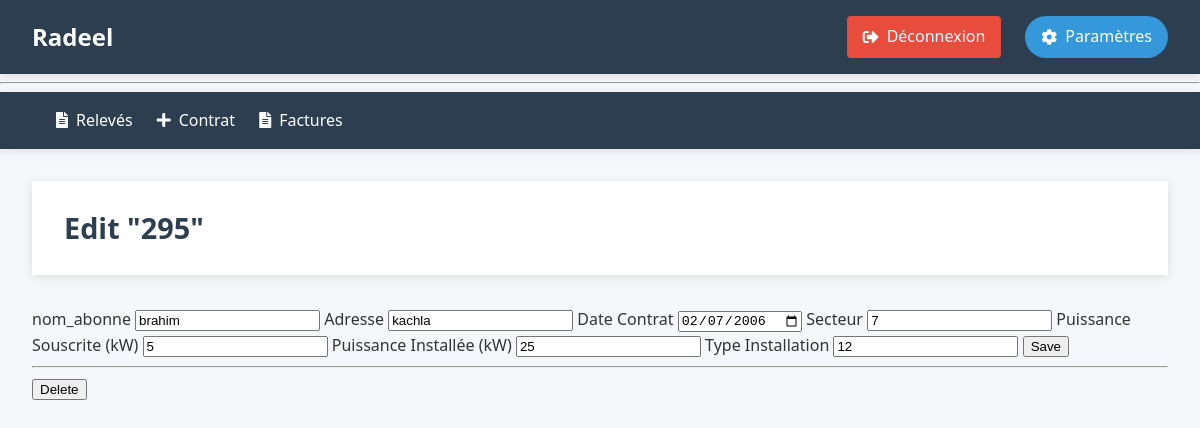
The app's page /contrat/295/modifier (signed in) with its own data.
### tables this page shows
CREATE TABLE contrats (
    Nr_contrat INTEGER PRIMARY KEY ,
    nom_abonne TEXT NOT NULL,
    Adresse TEXT NOT NULL,
    date_contrat DATE NOT NULL DEFAULT CURRENT_DATE,
    Secteur INTEGER NOT NULL,
    Puissance_souscrite INTEGER NOT NULL CHECK(Puissance_souscrite > 0),
    Puissance_installee INTEGER NOT NULL CHECK(Puissance_installee > 0),
    type_installation INTEGER NOT NULL CHECK(type_installation IN (1, 2, 12)),
    statut TEXT NOT NULL DEFAULT 'actif' CHECK(statut IN ('actif', 'resile', 'suspendu'))
);

### radeel/contrats.py (the view, shortened to what this page needs)
@bc.route('/<int:Nr_contrat>/modifier', methods=('GET', 'POST'))
def contrat_modifier(Nr_contrat):
    contrat = get_contrat(Nr_contrat)
    return render_template('contrats/modifier.html', contrat=contrat)

### radeel/auth.py (called while the page is built)
@bp.before_app_request
def load_logged_in_user():
    user_id = session.get('user_id')
    if user_id is None:
        g.user = None
    else:
        g.user = get_db().execute(
            'SELECT * FROM user WHERE id = ?', (user_id,)
        ).fetchone()

def login_required(view):
    @functools.wraps(view)
    def wrapped_view(**kwargs):
        if not session.get('authenticated'):
            return redirect(url_for('auth.login'))
        return view(**kwargs)
    return wrapped_view

### radeel/contrats.py (called while the page is built)
@bc.before_request
@login_required
def before_request():
    pass

def get_contrat(Nr_contrat):
    contrat = get_db().execute(
        'SELECT * FROM contrats WHERE Nr_contrat = ?',(Nr_contrat,)).fetchone()
    if contrat is None:
        abort(404, f"Contrat Nr_contrat {Nr_contrat} n'existe pas.")
    return contrat

### radeel/db.py (called while the page is built)
def get_db():
    if 'db' not in g:
        g.db = sqlite3.connect(
            current_app.config['DATABASE'],
            detect_types=sqlite3.PARSE_DECLTYPES
        )
        g.db.execute("PRAGMA foreign_keys = ON;")
        g.db.row_factory = sqlite3.Row
    return g.db

### radeel/templates/contrats/modifier.html
{% extends 'base.html' %}
{% block header %}
  <h1>{% block title %}Edit "{{ contrat['Nr_contrat'] }}"{% endblock %}</h1>
{% endblock %}
{% block content %}
  <form method="post">
    <label for="nom_abonne">nom_abonne</label>
    <input name="nom_abonne" id="nom_abonne"
      value="{{ request.form['nom_abonne'] or contrat['nom_abonne'] }}" required>
    <label for="Adresse">Adresse</label>
    <input name="Adresse" id="Adresse"
      value="{{ request.form['Adresse'] or contrat['Adresse'] }}" required>
    <label for="date_contrat">Date Contrat</label>
    <input type="date" name="date_contrat" id="date_contrat"
      value="{{ request.form['date_contrat'] or contrat['date_contrat'] }}" required>
    <label for="Secteur">Secteur</label>
    <input name="Secteur" id="Secteur" type="number"
      value="{{ request.form['Secteur'] or contrat['Secteur'] }}" required>
    <label for="Puissance_souscrite">Puissance Souscrite (kW)</label>
    <input name="Puissance_souscrite" id="Puissance_souscrite" type="number"
      value="{{ request.form['Puissance_souscrite'] or contrat['Puissance_souscrite'] }}" required>
    <label for="Puissance_installee">Puissance Installée (kW)</label>
    <input name="Puissance_installee" id="Puissance_installee" type="number"
      value="{{ request.form['Puissance_installee'] or contrat['Puissance_installee'] }}" required>
    <label for="type_installation">Type Installation</label>
    <input name="type_installation" id="type_installation" type="number"
      value="{{ request.form['type_installation'] or contrat['type_installation'] }}" required>
    <input type="submit" value="Save">
  </form>
  <hr>
  <form action="{{ url_for('contrat.contrat_supprimer', Nr_contrat=contrat['Nr_contrat']) }}" method="post">
    <input class="danger" type="submit" value="Delete" onclick="return confirm('Are you sure?');">
  </form>
{% endblock %}

### radeel/static/style.css (style rules this page uses)
:root { --primary-color: #2c3e50; --secondary-color: #3498db; --accent-color: #e74c3c; --light-color: #ecf0f1; --dark-color: #2c3e50; --success-color: #27ae60; --warning-color: #f39c12; --text-color: #333; --text-light: #95a5a6; --border-radius: 4px; --box-shadow: 0 2px 10px rgba(0, 0, 0, 0.1); --transition: all 0.3s ease; }
body { font-family: 'Segoe UI', Tahoma, Geneva, Verdana, sans-serif; line-height: 1.6; color: var(--text-color); background-color: #f5f7fa; padding: 0; margin: 0; }
header h1 { margin: 0; color: var(--dark-color); font-size: 1.8rem; }
body { font-family: 'Segoe UI', Tahoma, Geneva, Verdana, sans-serif; line-height: 1.6; color: var(--text-color); background-color: #f5f7fa; margin: 0; padding: 0; min-height: 100vh; }

### records on screen
contrats: Nr_contrat "295", nom_abonne "brahim", Adresse "kachla", date_contrat "02/07/2006", Secteur "7", Puissance_souscrite "5", Puissance_installee "25", type_installation "12"
